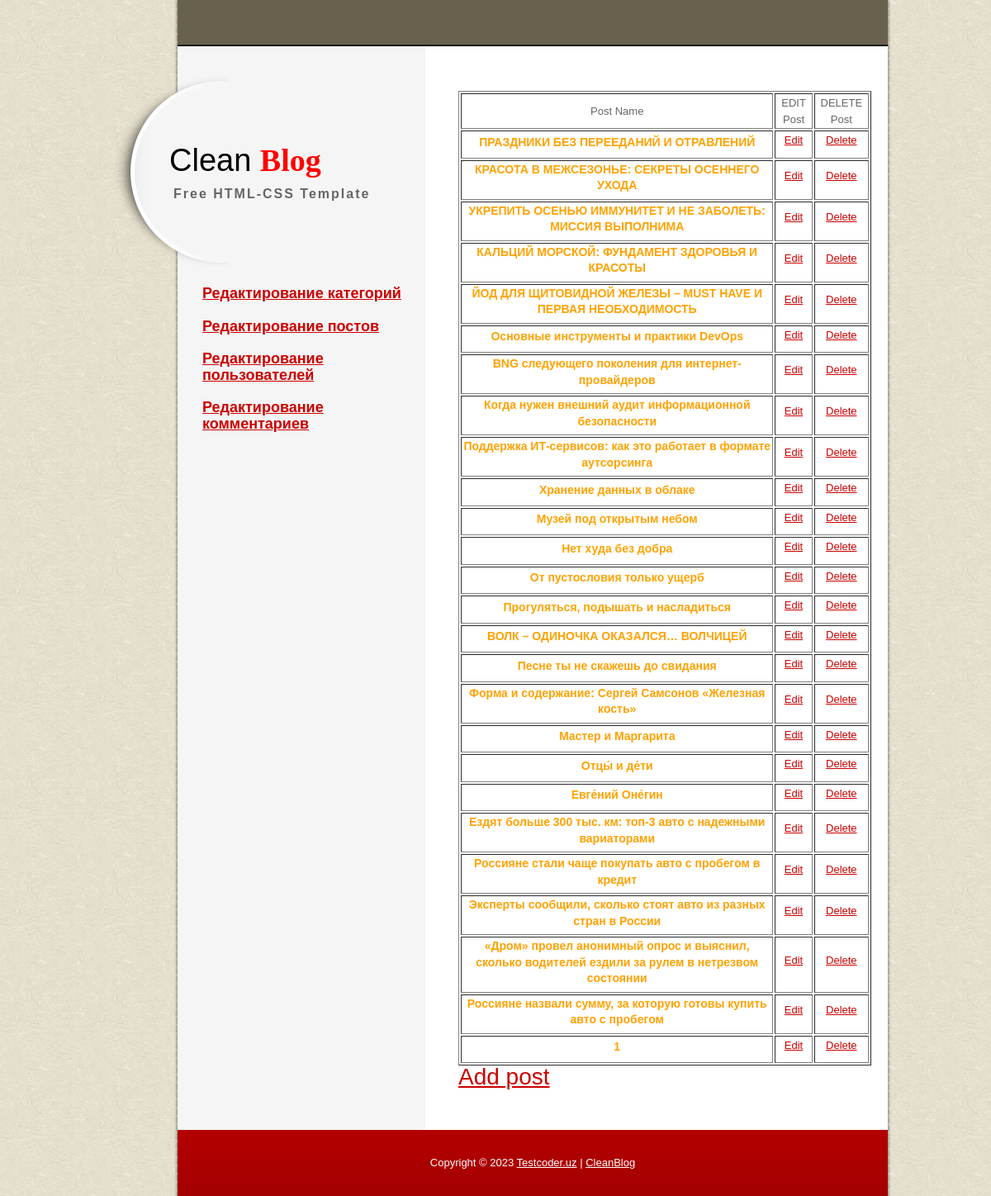
Screenshot of /admin/index.php?view=posts (signed in) with the database file from the repository.
### tables this page shows
CREATE TABLE `posts` (
  `id` int(11) NOT NULL,
  `comments` int(11) DEFAULT NULL,
  `date` datetime NOT NULL DEFAULT CURRENT_TIMESTAMP,
  `author` varchar(255) NOT NULL,
  `categories` varchar(255) NOT NULL,
  `text` text NOT NULL,
  `title` varchar(255) NOT NULL,
  `cat_id` int(11) DEFAULT NULL,
  `img` varchar(255) DEFAULT NULL,
  `views` int(11) DEFAULT NULL,
  `friend_id` int(11) DEFAULT NULL
);

### admin/controller/controller.php (called while the page is built, shortened)
<?php
$posts = posts();
include $_SERVER['DOCUMENT_ROOT']."/MvcCleanBlog/admin/views/theme/index.php";
?>

### admin/index.php (called while the page is built, shortened)
<?php
include CONTR;
?>

### admin/model/model.php (called while the page is built, shortened)
<?
function posts(){
	global $con;
	$res = mysqli_query($con,"SELECT * FROM posts");
	$arr = [];
	while($row = mysqli_fetch_assoc($res)){
		$arr[] = $row;
		}
		return $arr;
}

### admin/views/theme/pages/posts.php (the view, shortened to what this page needs)
			<table border="1" width="500" height="200" >
				<thead>
					<tr align="center">
						<td >Post Name</td>
						<td >EDIT Post</td>
						<td >DELETE Post</td>
					</tr>
				</thead>
				<tbody>
<?
foreach($posts as $one){?>
					<tr align="center">
						<td >
							<h6><?=$one['title']?></h6>
						</td>
						<td >
							<p ><a href="?view=editpost&id=<?=$one['id']?>">Edit</a></p>
						</td>
						<td >
							<p ><a href="?view=dellpost&id=<?=$one['id']?>">Delete</a></p>
						</td>
					</tr>
				<? }?>
				</tbody>
			</table>
            <h2><a href="?view=addpost">Add post</a> </h2>

### admin/views/theme/inc/header.php (shortened to what this page needs)
<!DOCTYPE html PUBLIC "-//W3C//DTD XHTML 1.0 Transitional//EN" "http://www.w3.org/TR/xhtml1/DTD/xhtml1-transitional.dtd">
<html xmlns="http://www.w3.org/1999/xhtml">
<head>
<link href="<?=THEME?>templatemo_style.css" rel="stylesheet" type="text/css" />
<link href="<?=THEME?>s3slider.css" rel="stylesheet" type="text/css" />
</head>
<body>
<div id="templatemo_wrapper">
<div id="templatemo_menu">
    </div>

### admin/views/theme/index.php (shortened to what this page needs)
<?php
include "inc/header.php";?>
<?if( $_SESSION['id']){
include "inc/left.php";
}?>
    <div id="templatemo_right_column">
 <div id="templatemo_main">
<?
if( $_SESSION['id']){
include $_SERVER['DOCUMENT_ROOT']."/MvcCleanBlog/admin/views/theme/pages/{$view}.php";
}else{
  include $_SERVER['DOCUMENT_ROOT']."/MvcCleanBlog/admin/views/theme/pages/nopage.php";
}
?>
		</div>
  </div>
  <div class="cleaner_h20"></div>
  <? include "inc/footer.php";?>

### admin/views/theme/inc/left.php (shortened to what this page needs)
<div id="templatemo_left_column">
     <div id="templatemo_header">
         <div id="site_title">
             <h1><a href="http://localhost/MvcCleanBlog/" target="_parent">Clean <strong>Blog</strong><span>Free HTML-CSS Template</span></a></h1>
         </div>
     </div>
    <div id="templatemo_sidebar">
         	<h4>	<a class="templatemo_list" href="?view=category">Редактирование категорий</a></h4>
         		<h4><a class="templatemo_list" href="?view=posts">Редактирование постов</a></h4>
         	<h4>	<a class="templatemo_list" href="?view=users">Редактирование пользователей</a></h4>
         	<h4>	<a class="templatemo_list" href="?view=comments">Редактирование комментариев</a></h4>
     </div>
 </div>

### admin/views/theme/inc/footer.php
  	<div id="templatemo_footer">
      Copyright © <?php echo(date("Y"));?>  <a href="#">Testcoder.uz</a> |
          <a href="Testcoder.uz" target="_parent">CleanBlog</a>
    </div>
    </div>
</body>
</html>

### admin/views/theme/templatemo_style.css (style rules this page uses)
body { margin: 0px; padding: 0px; color: #666; font-family: Helevetica,Arial,sans-serif; font-size: 13px; line-height:1.5em; background-image: url(images/templatemo_body.jpg); background-repeat: repeat; }
a, a:link, a:visited { color: #CC0000; }
p { margin: 0px; padding: 0 0 10px 0; }
h1 { font-size: 40px; font-weight: bold; margin: 0 0 30px 0; padding: 5px 0; color: #000; }
h2 { font-size: 28px; font-weight: normal; line-height: 28px; margin: 0 0 30px 0; padding: 0; color: #c7a902; }
h4 { font-size: 18px; margin: 0 0 20px 0; padding: 0; color: #ffa200; }
h6 { font-size: 14px; margin: 0 0 5px 0; padding: 0; color: #ffa200; }
.cleaner_h20 { clear: both; width:100%; height: 20px; }
.templatemo_list { margin: 20px 0; padding: 0; list-style: none; }
#templatemo_wrapper { width: 970px; padding: 0; margin: 0 auto; background: url(images/templatemo_wrapper.png) repeat-y; }
#templatemo_menu { width: 830px; height: 50px; margin: 0 10px 0 100px; padding: 20px 30px 0 0; background: url(images/templatemo_menu.png) top repeat-x; }
#templatemo_left_column { float: left; width: 400px; }
#templatemo_right_column { float: right; width: 520px; margin-right: 10px; }
#templatemo_header { width: 360px; height: 276px; padding: 0 10px; margin-left: 20px; background: url(images/templatemo_header.png) left center no-repeat; }
#templatemo_header #site_title { float: left; width: 310px; padding: 115px 0 0 60px; }
#templatemo_header #site_title h1 { margin: 0; padding: 0; }
#templatemo_header #site_title h1 a { margin: 0px; padding: 0px; font-size: 38px; color: #000; font-weight: normal; text-decoration: none; }
#templatemo_header #site_title h1 strong { color: #f00; font-family: Georgia, "Times New Roman", Times, serif; }
#templatemo_header #site_title a span { display: block; font-size: 16px; color: #666; font-weight: bold; letter-spacing: 2px; margin-left: 5px; margin-top: 20px; }
#templatemo_sidebar { clear: both; float: left; width: 250px; margin-left: 130px; }
#templatemo_main { float: right; width: 490px; padding-top: 40px; margin-right: 30px; }
#templatemo_footer { clear: both; width: 860px; height: 50px; margin: 0 10px 0 100px; padding: 30px 0 0 0; text-align: center; color: #FFFFFF; background: url(images/templatemo_footer.png) top repeat-x; }
#templatemo_footer a { color: #FFFFFF; }

### rows the page displays
posts: title "ПРАЗДНИКИ БЕЗ ПЕРЕЕДАНИЙ И ОТРАВЛЕНИЙ"
posts: title "КРАСОТА В МЕЖСЕЗОНЬЕ: СЕКРЕТЫ ОСЕННЕГО УХОДА"
posts: title "УКРЕПИТЬ ОСЕНЬЮ ИММУНИТЕТ И НЕ ЗАБОЛЕТЬ: МИССИЯ ВЫПОЛНИМА"
posts: title "КАЛЬЦИЙ МОРСКОЙ: ФУНДАМЕНТ ЗДОРОВЬЯ И КРАСОТЫ"
posts: title "ЙОД ДЛЯ ЩИТОВИДНОЙ ЖЕЛЕЗЫ – MUST HAVE И ПЕРВАЯ НЕОБХОДИМОСТЬ"
posts: title "Основные инструменты и практики DevOps"
posts: title "BNG следующего поколения для интернет-провайдеров"
posts: title "Когда нужен внешний аудит информационной безопасности"
posts: title "Поддержка ИТ-сервисов: как это работает в формате аутсорсинга"
posts: title "Хранение данных в облаке"
posts: title "Музей под открытым небом"
posts: title "Нет худа без добра"
posts: title "От пустословия только ущерб"
posts: title "Прогуляться, подышать и насладиться"
posts: title "ВОЛК – ОДИНОЧКА ОКАЗАЛСЯ… ВОЛЧИЦЕЙ"
posts: title "Песне ты не скажешь до свидания"
posts: title "Форма и содержание: Сергей Самсонов «Железная кость»"
posts: title "Мастер и Маргарита"
posts: title "Отцы́ и де́ти"
posts: title "Евге́ний Оне́гин"
posts: title "Ездят больше 300 тыс. км: топ-3 авто с надежными вариаторами"
posts: title "Россияне стали чаще покупать авто с пробегом в кредит"
posts: title "Эксперты сообщили, сколько стоят авто из разных стран в России"
posts: title "«Дром» провел анонимный опрос и выяснил, сколько водителей ездили за рулем в нетрезвом состоянии"
posts: title "Россияне назвали сумму, за которую готовы купить авто с пробегом"
posts: title "1"
